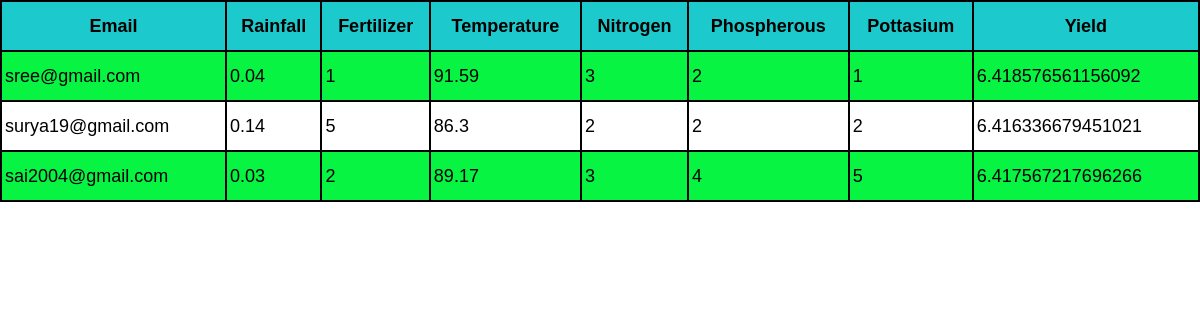
Page /records on the committed database.
### tables this page shows
CREATE TABLE data(email TEXT , rainfall int, fertilizer int, temperature int, nitrogen int, phosphorus int, potassium int, yield int);

### app.py (the view)
@app.route('/records')
def records():
    db_file = "crop_yield.db"
    try:
        conn = sqlite3.connect(db_file)
        cur = conn.cursor()
    except sqlite3.Error as e:
        print("Error connecting to database:", e)
        exit()
    query = "SELECT * FROM data"
    try:
        cur.execute(query)
        rows = cur.fetchall()
        return render_template('records.html', rows=rows)
    except sqlite3.Error as e:
        print("Error executing query:", e)
        conn.close()
        exit()

### templates/records.html (shortened to what this page needs)
<!DOCTYPE html>
<html lang="en">
<head>
    <link rel="stylesheet" href="/static/admin.css">
</head>
<body>
    <table>
        <tr>
            <th>Email</th>
            <th>rainfall</th>
            <th>fertilizer</th>
            <th>temperature</th>
            <th>nitrogen</th>
            <th>phospherous</th>
            <th>pottasium</th>
            <th>yield</th>
        </tr>
        {% for row in rows %}
        <tr>
            {% for value in row %}
            <td>{{ value }}</td>
            {% endfor %}
        </tr>
        {% endfor %}
    </table>
</body>
</html>

### static/admin.css (style rules this page uses)
* { margin: 0; padding: 0; box-sizing: border-box; font-family: Arial, Helvetica, sans-serif; }
table { width: 100%; border: 2px solid black; border-collapse: collapse; border-radius: 10px; }
table, td, th { font-size: large; padding: 3px; }
th { text-align: center; text-transform: capitalize; background-color: #1cc9cc; }
tr { height: 50px; }
tr:nth-child(even) { background-color: #08f443; }
td, th { border: 2px solid black; height: 200%; border-collapse: collapse; }

### rows in the picture
data: email "sree@gmail.com", rainfall "0.04", row "1" "3" "2" "1", temperature "91.59", yield "6.418576561156092"
data: email "surya19@gmail.com", rainfall "0.14", row "5" "2" "2" "2", temperature "86.3", yield "6.416336679451021"
data: email "sai2004@gmail.com", rainfall "0.03", row "2" "3" "4" "5", temperature "89.17", yield "6.417567217696266"
